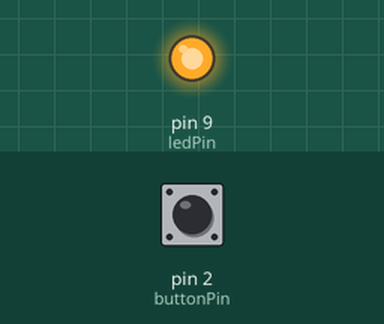
Simulated run of this sketch. Board: Arduino Uno, built with avr-gcc and run on an emulated ATmega328P. Shown: output pins drawn as LEDs (lit = HIGH). Inputs (shaded band) come from the test bench; at power-on: pin 2 (buttonPin) HIGH.

Above: at 1.2 s.
1.3 s: pin 2 (buttonPin) pulled LOW for 0.15 s
At 1.37 s:
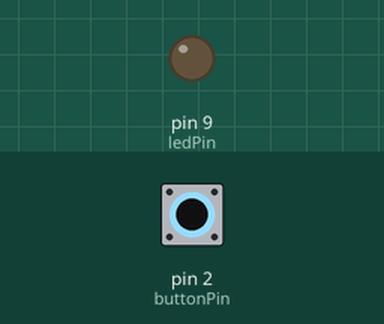
2.9 s: pin 2 (buttonPin) pulled LOW for 3.2 s
At 7.5 s:
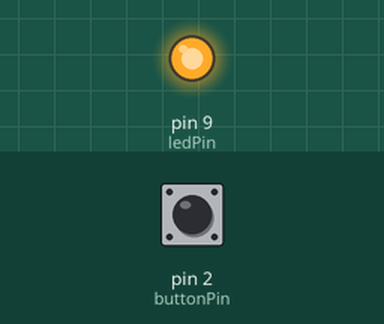
Timing chart, 0 to 9.0 s (numbered marks = the images above; inputs shaded):
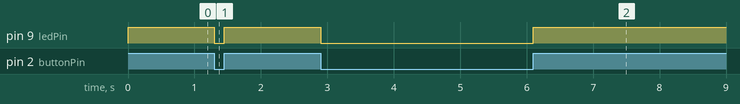

Measured:
- after the input at 1.3 s, pin 9 (ledPin): HIGH → LOW at once, → HIGH 0.15 s later
- after the input at 2.9 s, pin 9 (ledPin): HIGH → LOW at once, → HIGH 3.2 s later

The sketch:

LightOn.ino
```cpp
const int buttonPin = 2;
const int ledPin = 9;


int buttonState = 0;

void setup() {
  pinMode(ledPin,OUTPUT);
  pinMode(buttonPin,INPUT_PULLUP);
}

void loop() {
  buttonState = digitalRead(buttonPin);
  if(buttonState == HIGH)
  {
    digitalWrite(ledPin,HIGH);
  }
  else
  {
    digitalWrite(ledPin,LOW);
  }
}
```
